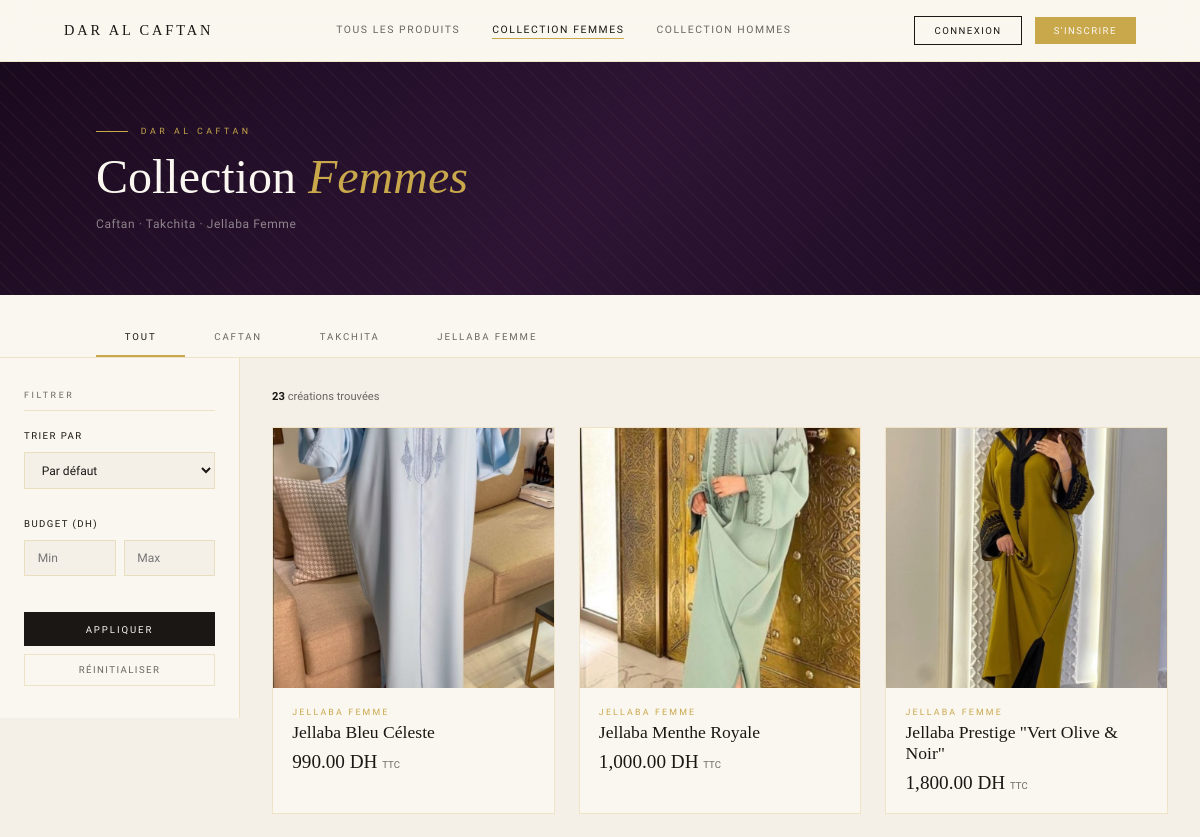
/views/products/femmes.php (upper part), run on an earlier commit of the app's database.
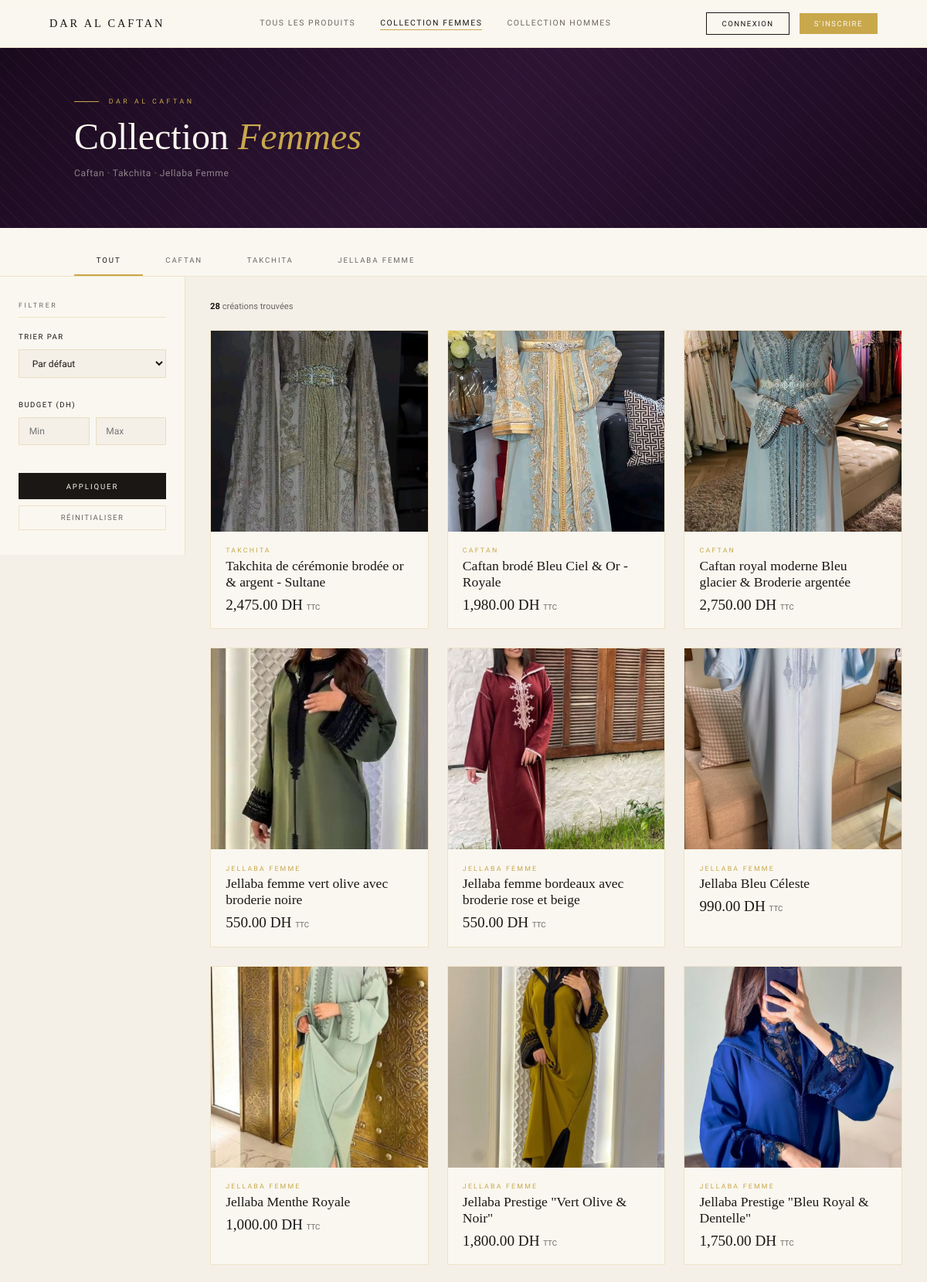
And on a later commit of the database.
### tables this page shows
CREATE TABLE `products` (
  `id` int(11) NOT NULL,
  `name` varchar(255) DEFAULT NULL,
  `description` text DEFAULT NULL,
  `price` decimal(10,2) DEFAULT NULL,
  `image` varchar(255) DEFAULT NULL,
  `category` varchar(100) DEFAULT NULL,
  `stock` int(11) DEFAULT NULL,
  `created_at` timestamp NOT NULL DEFAULT current_timestamp(),
  `occasion` varchar(100) DEFAULT NULL,
  `region` varchar(100) DEFAULT NULL,
  `taille` varchar(100) DEFAULT NULL,
  `couleur` varchar(100) DEFAULT NULL
);

### views/products/femmes.php (the view, shortened to what this page needs)
<?php
$conn = getConnection();
$category  = $_GET['category']  ?? '';
$sort      = $_GET['sort']      ?? '';
$prix_min  = $_GET['prix_min']  ?? '';
$prix_max  = $_GET['prix_max']  ?? '';
$categoriesFemmes = ['Caftan', 'Takchita', 'Jellaba Femme'];
$where  = ["category IN ('Caftan', 'Takchita', 'Jellaba Femme')", "stock > 0"];
$params = [];
switch ($sort) {
    default:           $orderBy = 'created_at DESC'; break;
}
$sql  = "SELECT * FROM products WHERE " . implode(" AND ", $where) . " ORDER BY $orderBy";
$stmt = $conn->prepare($sql);
$stmt->execute($params);
$products = $stmt->fetchAll(PDO::FETCH_ASSOC);
?>
<!DOCTYPE html>
<html lang="fr">
<head>
<link rel="stylesheet" href="../../public/css/femmes.css">
</head>
<body>
<nav>
  <a href="../../index.php" class="nav-brand">DAR AL CAFTAN</a>
  <div class="nav-links">
    <a href="index.php">Tous les produits</a>
    <a href="femmes.php" class="active">Collection Femmes</a>
    <a href="hommes.php">Collection Hommes</a>
  </div>
  <div class="nav-actions">
    <?php if (isset($_SESSION['user_id'])): ?>
      <a href="../cart/index.php" class="btn-nav btn-outline">🛒 Panier</a>
      <a href="../../controllers/AuthController.php?action=logout" class="btn-nav btn-outline">Déconnexion</a>
    <?php else: ?>
      <a href="../auth/login.php" class="btn-nav btn-outline">Connexion</a>
      <a href="../auth/register.php" class="btn-nav btn-gold">S'inscrire</a>
    <?php endif; ?>
  </div>
</nav>
<div class="page-header">
  <div class="page-header-pattern"></div>
  <div class="page-header-inner">
    <p class="page-eyebrow">Dar Al Caftan</p>
    <h1 class="page-title">Collection <em>Femmes</em></h1>
    <p class="page-sub">Caftan · Takchita · Jellaba Femme</p>
  </div>
</div>
<div class="cat-tabs">
  <a href="femmes.php" class="cat-tab <?= $category===''?'active':'' ?>">Tout</a>
  <?php foreach ($categoriesFemmes as $cat): ?>
    <a href="?category=<?= urlencode($cat) ?>&sort=<?= $sort ?>"
       class="cat-tab <?= $category===$cat?'active':'' ?>">
      <?= htmlspecialchars($cat) ?>
    </a>
  <?php endforeach; ?>
</div>
<div class="page-layout">
  <aside class="filters-sidebar">
    <p class="filter-title">Filtrer</p>
    <form method="GET" action="femmes.php">
      <div class="filter-group">
        <label class="filter-label">Trier par</label>
        <select name="sort" class="filter-select">
          <option value="">Par défaut</option>
        </select>
      </div>
      <div class="filter-group">
        <label class="filter-label">Budget (DH)</label>
        <div class="price-row">
          <input type="number" name="prix_min" class="price-input"
                 placeholder="Min" value="<?= htmlspecialchars($prix_min) ?>">
          <input type="number" name="prix_max" class="price-input"
                 placeholder="Max" value="<?= htmlspecialchars($prix_max) ?>">
        </div>
      </div>
      <button type="submit" class="btn-filter">Appliquer</button>
      <a href="femmes.php" class="btn-reset">Réinitialiser</a>
    </form>
  </aside>
  <div class="products-area">
    <div class="results-bar">
      <p class="results-count">
        <strong><?= count($products) ?></strong> création<?= count($products) > 1 ? 's' : '' ?> trouvée<?= count($products) > 1 ? 's' : '' ?>
      </p>
    </div>
    <div class="products-grid">
      <?php if (empty($products)): ?>
        <div class="empty">
          <div class="empty-icon">👘</div>
          <p>Aucun produit trouvé avec ces critères.</p>
          <a href="femmes.php" style="display:inline-block;margin-top:1rem;font-size:0.65rem;letter-spacing:0.15em;text-transform:uppercase;color:var(--gold);">
            Voir toute la collection →
          </a>
        </div>
      <?php else: ?>
        <?php foreach ($products as $p): ?>
        <div class="product-card">
          <div class="product-img">
            <?php if (!empty($p['image'])): ?>
              <img src="../../public/images/<?= htmlspecialchars($p['image']) ?>"
                   alt="<?= htmlspecialchars($p['name']) ?>">
            <?php else: ?>
              <div class="product-img-icon">
                <svg viewBox="0 0 24 24"><path d="M12 2C9 2 7 5 7 8c0 4 5 12 5 12s5-8 5-12c0-3-2-6-5-6z"/></svg>
              </div>
            <?php endif; ?>
          </div>
          <div class="product-info">
            <p class="product-category"><?= htmlspecialchars($p['category']) ?></p>
            <h3 class="product-name">
              <a href="detail.php?id=<?= $p['id'] ?>"><?= htmlspecialchars($p['name']) ?></a>
            </h3>
            <p class="product-price"><?= number_format($p['price'], 2) ?> DH <span>TTC</span></p>
          </div>
        </div>
        <?php endforeach; ?>
      <?php endif; ?>
    </div>
  </div>
</div>
</body>
</html>

What changed in the data, as far as the page shows it:
added products: image (picture), category "TAKCHITA", name "Takchita de cérémonie brodée or & argent - Sultane", price "2,475.00"
added products: image (picture), category "CAFTAN", name "Caftan brodé Bleu Ciel & Or - Royale", price "1,980.00"
added products: image (picture), category "CAFTAN", name "Caftan royal moderne Bleu glacier & Broderie argentée", price "2,750.00"
added products: image (picture), category "JELLABA FEMME", name "Jellaba femme vert olive avec broderie noire", price "550.00"
added products: image (picture), category "JELLABA FEMME", name "Jellaba femme bordeaux avec broderie rose et beige", price "550.00"
now on this page (row unchanged): products: image (picture), category "JELLABA FEMME", name "Jellaba Prestige \"Bleu Royal & Dentelle\"", price "1,750.00"
Also different on the page:
count($products): "23" → "28"
